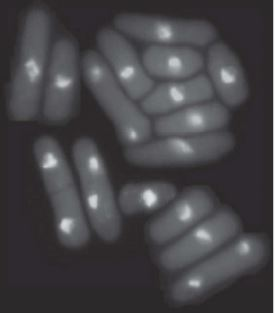
#> input picture MI/ptp transformation/yeast cell.JPG, 275 x 313 px, found by its file name
$ python threshold.py
#> lines starting #> are read from the running program, lines starting #| are printed output that depends on the picture; after the words box and inside, x2 and y2 are one past the last pixel; in counts of white or black regions, pixels touching at a corner belong together
import os
import cv2
import numpy as np
import matplotlib.pyplot as plt
# reading an image
os.chdir(r"E:\DS\python")
image = cv2.imread('yeast cell.jpg',0)
#> image: shape (313, 275); min 37, max 252, mean 69.5
print(image.shape)
#| (313, 275)
plt.hist(image.ravel(),256,[0,255])
plt.title('Histogram of original image')
plt.show()
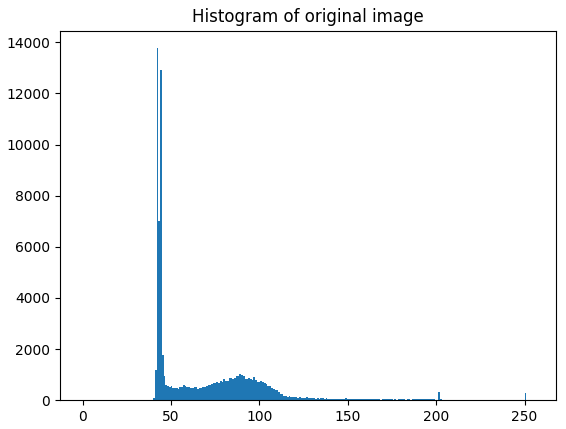
#> figure drawn by matplotlib, 1 panel; tallest bar 13772 high, from x = 41.84 to 42.83

#global thresholding
th = 50 #try 127
th_mean =np.mean(image)
#> th_mean = 69.48
max_val = 255
ret, o1 = cv2.threshold(image, th_mean, max_val, cv2.THRESH_BINARY)
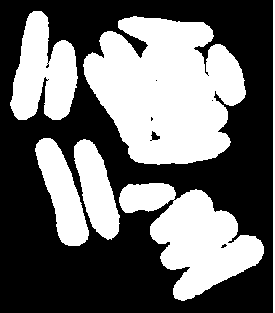
#> o1: shape (313, 275); 42.5% white; 6 white regions, box (x1, y1, x2, y2) and area: (83, 16, 246, 165) 17014, (119, 183, 264, 301) 8521, (10, 11, 78, 120) 4840, (35, 138, 89, 246) 2950, (74, 139, 120, 240) 2657, (273, 0, 275, 313) 626
#> ret = 69
plt.imshow(o1, cmap='gray')
plt.title('Thresholded image using global thresholding')
plt.show()
plt.hist(o1.ravel(),256,[0,255])
plt.title('Histogram of binary image')
plt.show()
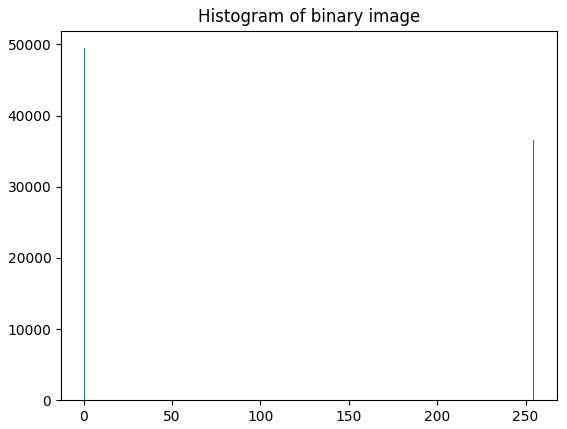
#> figure drawn by matplotlib, 1 panel; tallest bar 49467 high, from x = 0 to 0.996

#Ostu's method, cv.THRESH_OTSU is passed as an extra flag
#The threshold value can be chosen arbitrary
th_ostu = 127
max_val = 255
ret, o2 = cv2.threshold(image, th_ostu, max_val, cv2.THRESH_BINARY + cv2.THRESH_OTSU )
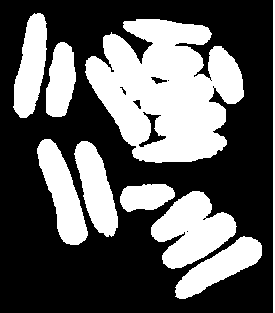
#> o2: shape (313, 275); 37.4% white; 9 white regions, largest, box (x1, y1, x2, y2) and area: (85, 19, 244, 163) 15083, (151, 191, 237, 269) 3907, (37, 139, 88, 245) 2664
#> ret = 76
plt.imshow(o2, cmap='gray')
plt.title('Thresholded image using ostu''s method')
plt.show()
